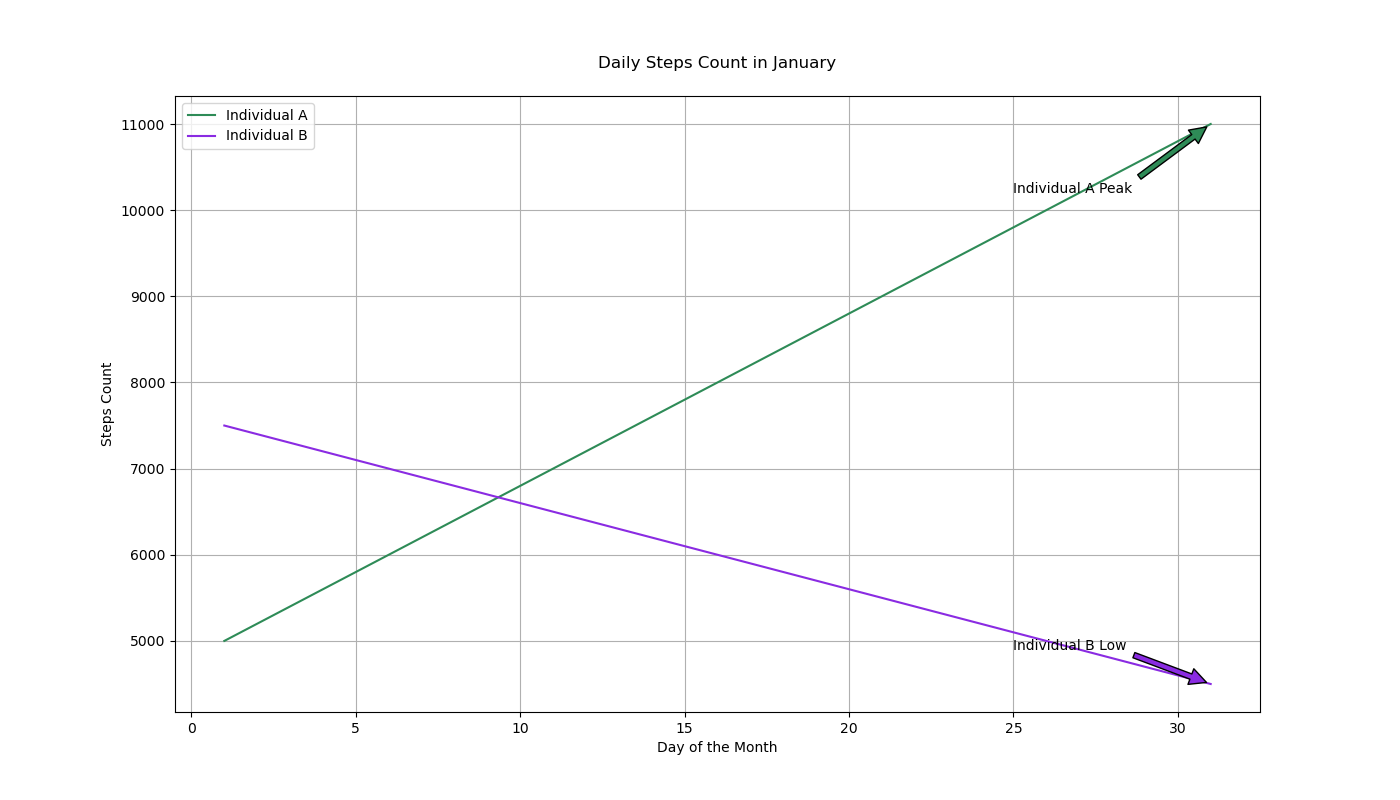

Write the Python code that produced this figure.

import matplotlib.pyplot as plt

days = [i for i in range(1, 32)]
steps_individual_a = [5000, 5200, 5400, 5600, 5800, 6000, 6200, 6400, 6600, 6800, 7000, 7200, 7400, 7600, 7800, 8000, 8200, 8400, 8600, 8800, 9000, 9200, 9400, 9600, 9800, 10000, 10200, 10400, 10600, 10800, 11000]
steps_individual_b = [7500, 7400, 7300, 7200, 7100, 7000, 6900, 6800, 6700, 6600, 6500, 6400, 6300, 6200, 6100, 6000, 5900, 5800, 5700, 5600, 5500, 5400, 5300, 5200, 5100, 5000, 4900, 4800, 4700, 4600, 4500]

plt.figure(figsize=(14, 8))
plt.plot(days, steps_individual_a, color='#2E8B57', label='Individual A')  # SeaGreen
plt.plot(days, steps_individual_b, color='#8A2BE2', label='Individual B')  # BlueViolet

plt.title('Daily Steps Count in January', pad=20)
plt.xlabel('Day of the Month')
plt.ylabel('Steps Count')

plt.annotate('Individual A Peak', xy=(31, steps_individual_a[-1]), xytext=(25, steps_individual_a[-5]),
             arrowprops=dict(facecolor='#2E8B57', shrink=0.05))

plt.annotate('Individual B Low', xy=(31, steps_individual_b[-1]), xytext=(25, steps_individual_b[-5]),
             arrowprops=dict(facecolor='#8A2BE2', shrink=0.05))

plt.grid(True)
plt.legend(loc='upper left')
plt.show()
